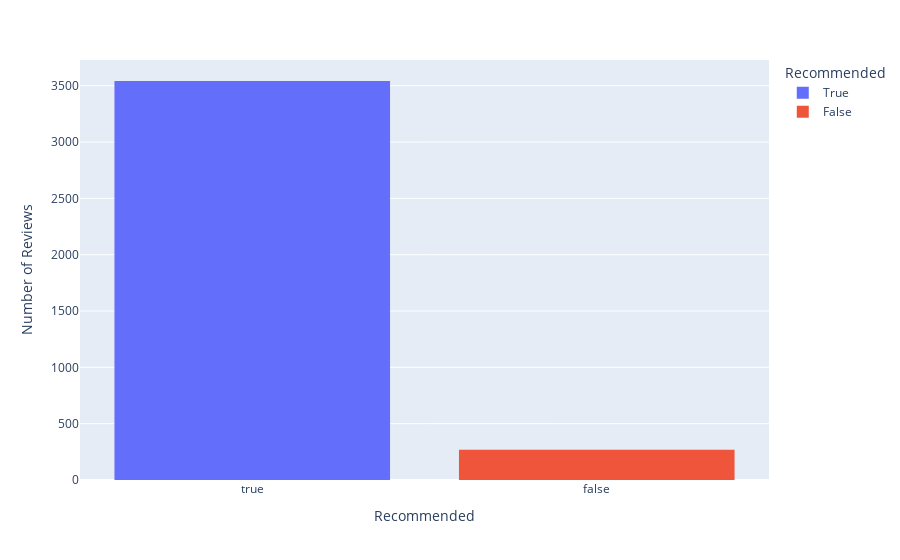

Notebook source saved alongside this figure:
### Markdown cell above
We look at the number of reviews that have recommended the game or not.

### Code cell
px.histogram(df, x='Recommended', color='Recommended').update_yaxes(title='Number of Reviews')

### Figure 1 — Plotly figure (JSON) as saved in the notebook; plotly's stock layout.template omitted (floating-point values rounded to 4 significant figures; data arrays with more than 128 entries replaced by an {"elided": "..."} marker saying what was removed)
{"data": [{"alignmentgroup": "True", "bingroup": "x", "hovertemplate": "Recommended=%{x}<br>count=%{y}<extra></extra>", "legendgroup": "True", "marker": {"color": "#636efa"}, "name": "True", "offsetgroup": "True", "orientation": "v", "showlegend": true, "type": "histogram", "x": {"elided": "3542 bool values"}, "xaxis": "x", "yaxis": "y"}, {"alignmentgroup": "True", "bingroup": "x", "hovertemplate": "Recommended=%{x}<br>count=%{y}<extra></extra>", "legendgroup": "False", "marker": {"color": "#EF553B"}, "name": "False", "offsetgroup": "False", "orientation": "v", "showlegend": true, "type": "histogram", "x": {"elided": "268 bool values"}, "xaxis": "x", "yaxis": "y"}], "layout": {"barmode": "relative", "legend": {"title": {"text": "Recommended"}, "tracegroupgap": 0}, "margin": {"t": 60}, "xaxis": {"anchor": "y", "categoryarray": [true, false], "categoryorder": "array", "domain": [0, 1], "title": {"text": "Recommended"}}, "yaxis": {"anchor": "x", "domain": [0, 1], "title": {"text": "Number of Reviews"}}}}
